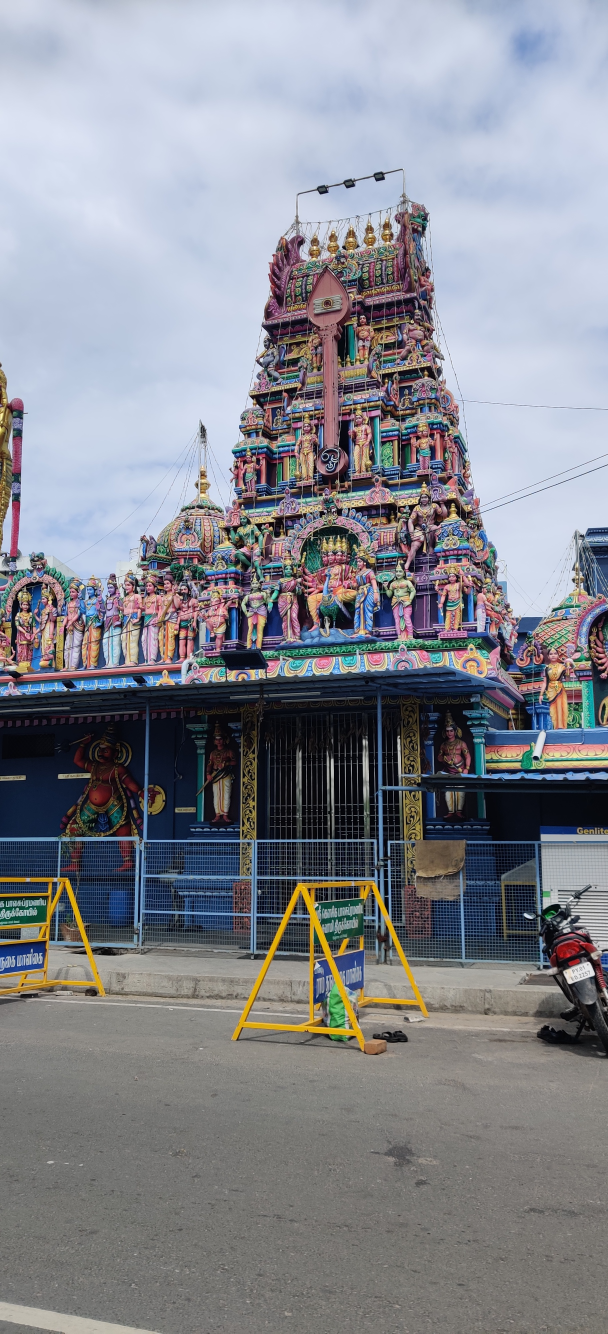
#> input picture Temple.jpg, 1824 x 4000 px (shown at 1/3 size)
$ python 'Gradients and Edge detection.py'   (older library calls are emulated)
#> lines starting #> are read from the running program, lines starting #| are printed output that depends on the picture; after the words box and inside, x2 and y2 are one past the last pixel; in counts of white or black regions, pixels touching at a corner belong together
import cv2
import numpy
from matplotlib import pyplot

img=cv2.imread('Temple.jpg',0)
#> img: shape (4000, 1824); min 0, max 255, mean 135.4
img=cv2.resize(img,(640,480))
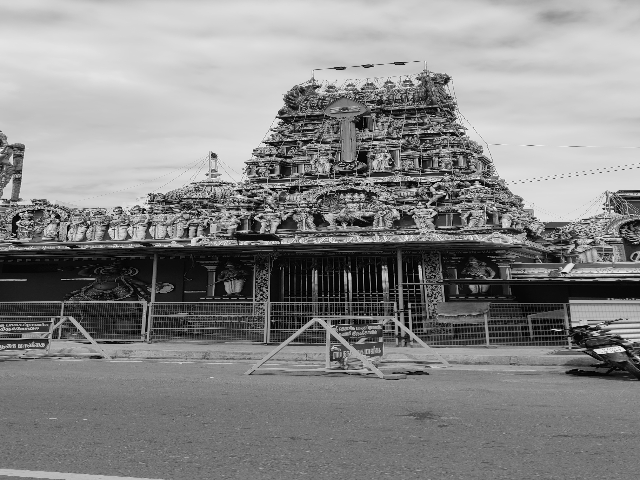
#> img: shape (480, 640); min 0, max 252, mean 135.4

lap=cv2.Laplacian(img,cv2.CV_64F,ksize=3)
lap=numpy.uint8(numpy.absolute(lap))
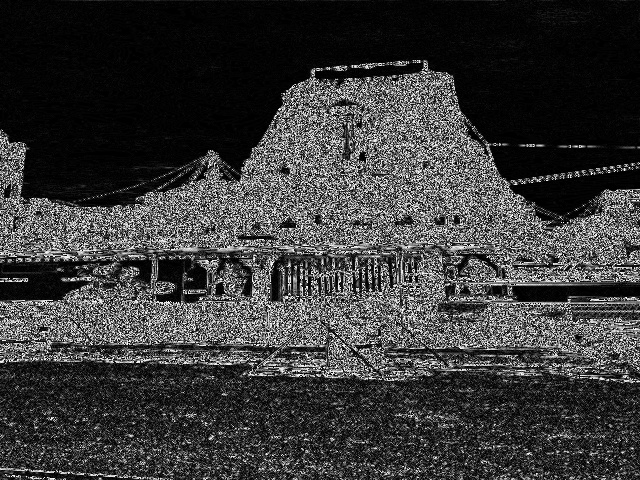
#> lap: shape (480, 640); min 0, max 254, mean 57.9
sobelx=cv2.Sobel(img,cv2.CV_64F,1,0,ksize=3)
sobely=cv2.Sobel(img,cv2.CV_64F,0,1,ksize=3)
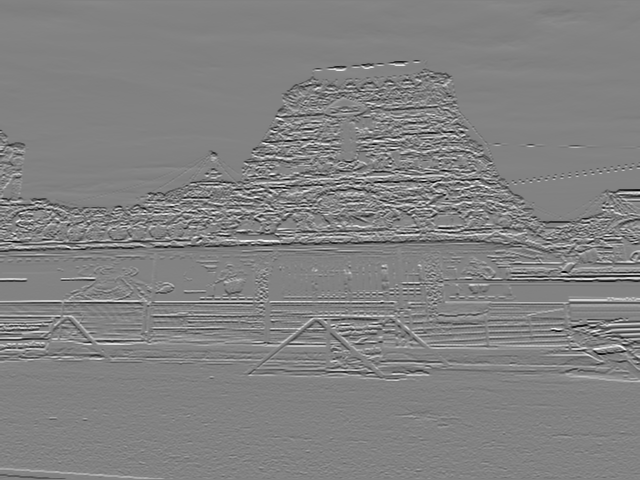
#> sobely: shape (480, 640) float64; min -878, max 840, mean -1.2; drawn with min black and max white
sobelx=numpy.uint8(numpy.absolute(sobelx))
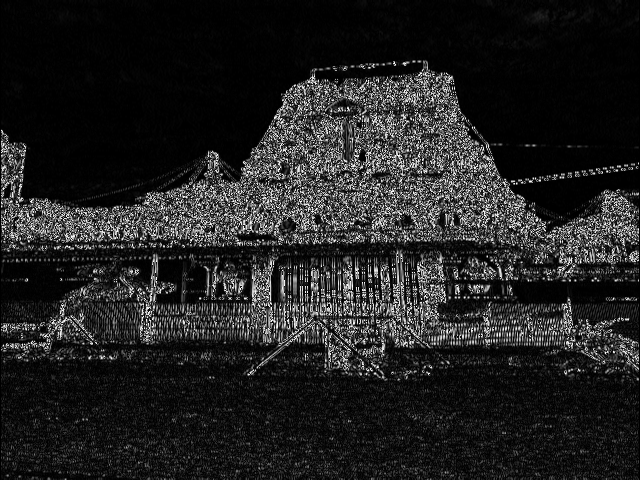
#> sobelx: shape (480, 640); min 0, max 255, mean 34
sobely=numpy.uint8(numpy.absolute((sobely)))
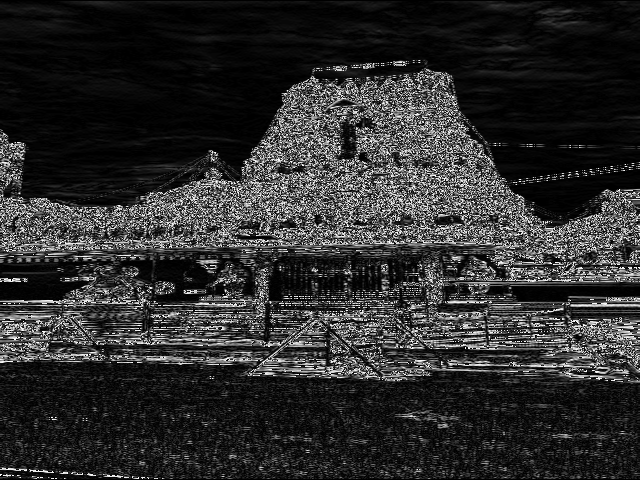
#> sobely: shape (480, 640); min 0, max 255, mean 45.3
sobelcombine=cv2.bitwise_or(sobelx,sobely)
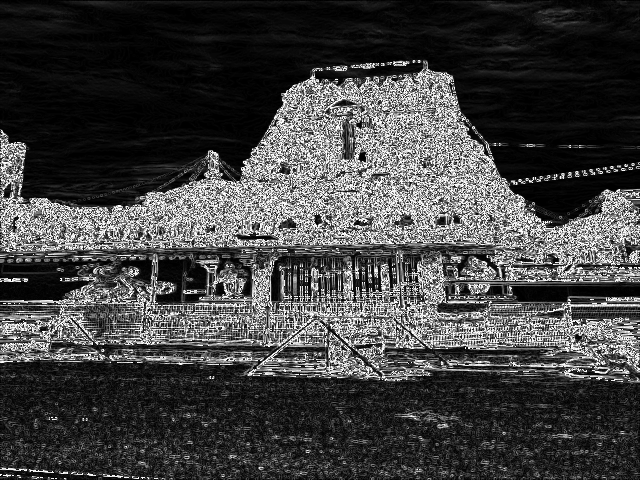
#> sobelcombine: shape (480, 640); min 0, max 255, mean 66
edges=cv2.Canny(img,100,200)
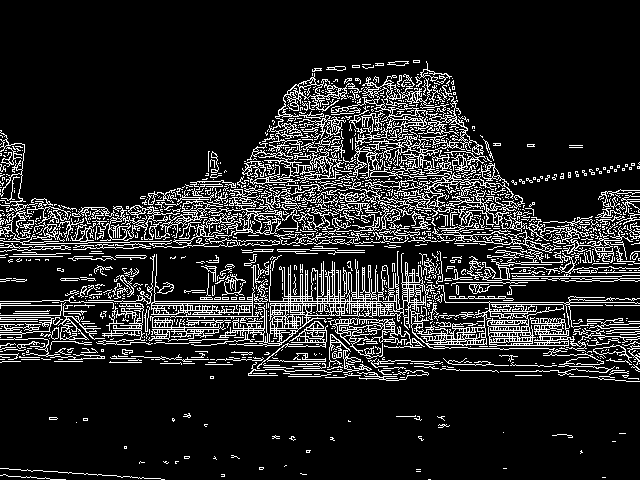
#> edges: shape (480, 640); 14.2% white in thin lines or dots, all inside (x1, y1, x2, y2) = (0, 60, 640, 480)

titles=['img','lap','sobelx','sobely','sobelcombine','Canny']
images=[img,lap,sobelx,sobely,sobelcombine,edges]

for i in range(6):
    pyplot.subplot(2,3,i+1), pyplot.imshow(images[i],'gray')
    pyplot.title(titles[i])
    pyplot.xticks([]), pyplot.yticks([])
pyplot.show()

$ run again, with Face.jpg copied over Temple.jpg
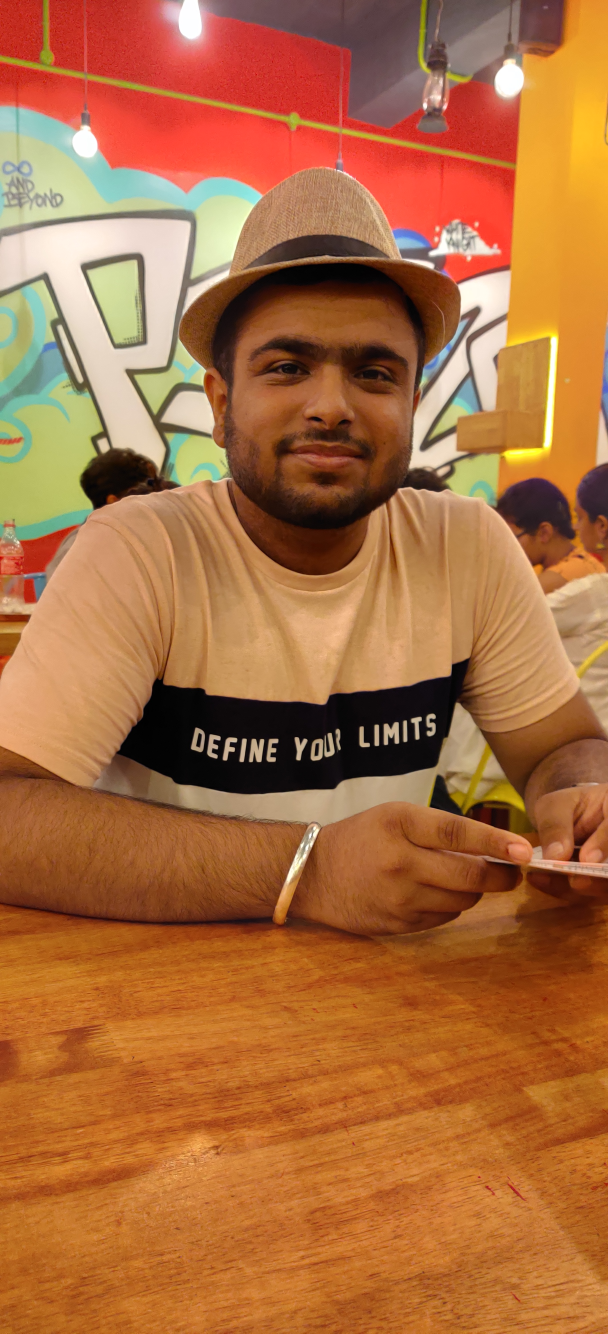
#> input picture Face.jpg, 1824 x 4000 px (shown at 1/3 size)
#> `sobelcombine=cv2.bitwise_or(sobelx,sobely)`:
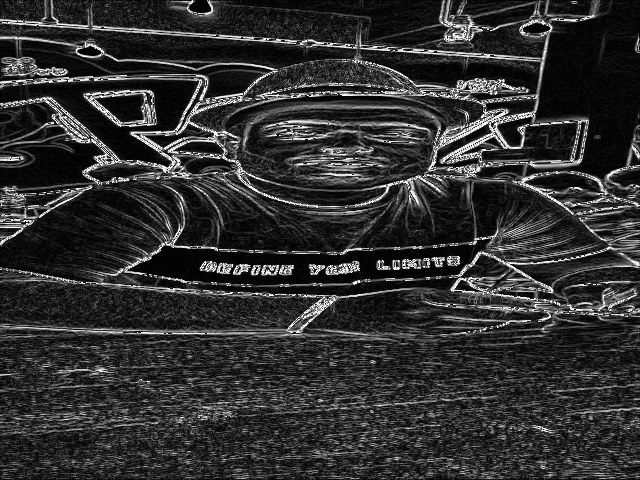
#> sobelcombine: shape (480, 640); min 0, max 255, mean 48.5
#> `edges=cv2.Canny(img,100,200)`:
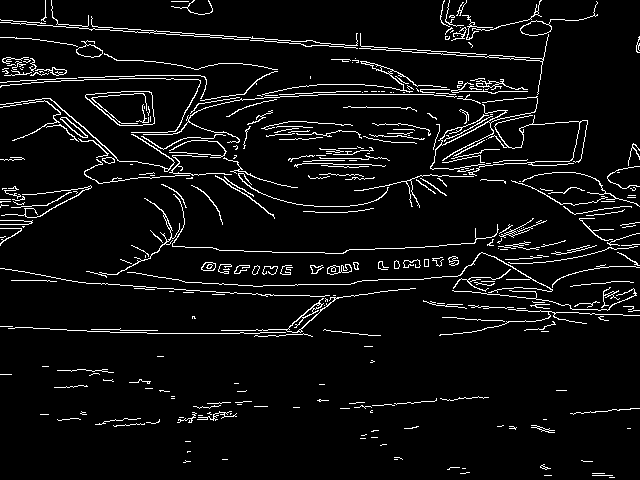
#> edges: shape (480, 640); 5.8% white in thin lines or dots

$ run again, with Rocks.jpg copied over Temple.jpg
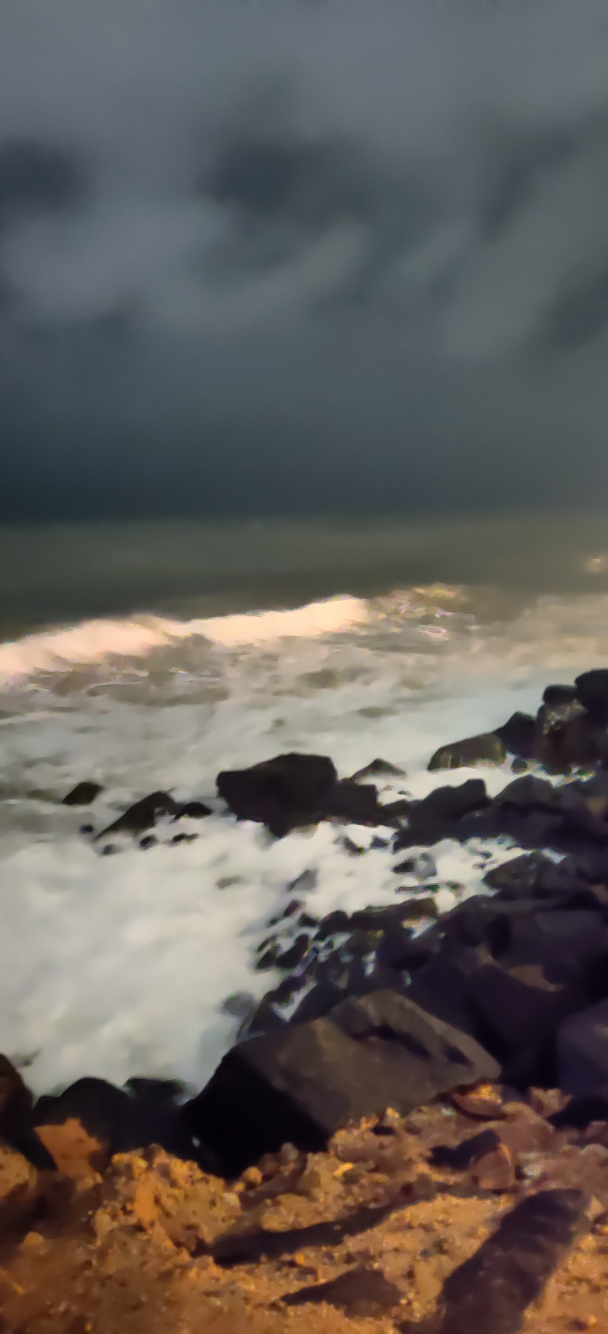
#> input picture Rocks.jpg, 1824 x 4000 px (shown at 1/3 size)
#> `sobely=cv2.Sobel(img,cv2.CV_64F,0,1,ksize=3)`:
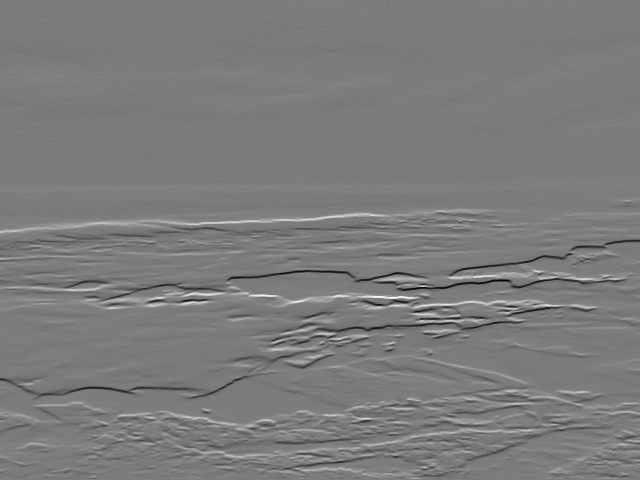
#> sobely: shape (480, 640) float64; min -697, max 732, mean -0.4; drawn with min black and max white
#> `edges=cv2.Canny(img,100,200)`:
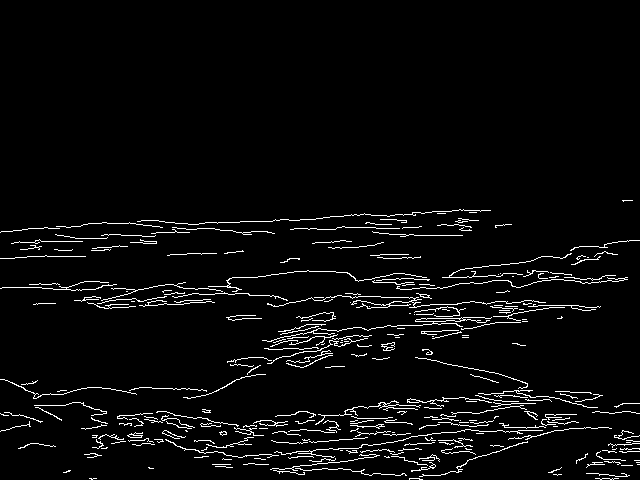
#> edges: shape (480, 640); 4% white in thin lines or dots, all inside (x1, y1, x2, y2) = (0, 200, 640, 480)
